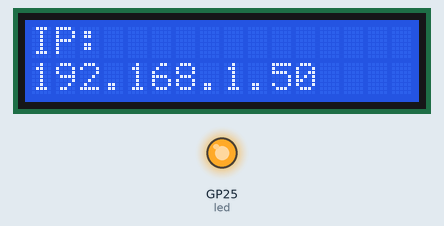
This program was run on a simulated Raspberry Pi Pico running MicroPython. Parts: 16×2 character LCD, output pins drawn as LEDs (lit = HIGH). WiFi joins after 1.5 s; one TCP client connects 1 s after the port opens and stays connected; what the program prints to the serial console is not drawn.

Above: at 1.7 s.
At 4.8 s:
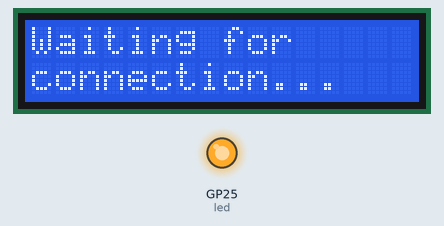
At 5.7 s:
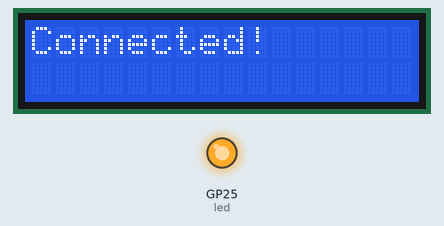
Timing chart, 0 to 7.2 s (numbered marks = the images above):
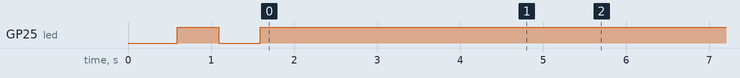

Measured:
- what the display in image 0 shows lasts 3.0 s, from 1.6 s to 4.6 s
- what the display in image 1 shows lasts 0.9 s, from 4.7 s to 5.6 s

The program:

main.py
```python
from machine import Pin, I2C
import time
import network
import socket
import gc  # Add garbage collection
from pico_i2c_lcd import I2cLcd

led = Pin("LED", Pin.OUT)

# WiFi credentials - UPDATE THESE
SSID = "YOUR_WIFI_SSID"
PASSWORD = "YOUR_WIFI_PASSWORD"

# LCD I2C configuration
LCD_I2C_NUM = 1
LCD_SCL_PIN = 11
LCD_SDA_PIN = 10
LCD_I2C_FREQ = 100000
LCD_ADDR = 0x27

# Server configuration
SERVER_PORT = 8888

# Initialize LCD
i2c = I2C(LCD_I2C_NUM, scl=Pin(LCD_SCL_PIN), sda=Pin(LCD_SDA_PIN), freq=LCD_I2C_FREQ)
lcd = I2cLcd(i2c, LCD_ADDR, 2, 16)

lcd.clear()
lcd.putstr("Connecting WiFi")

# Connect to WiFi
wlan = network.WLAN(network.STA_IF)
wlan.active(True)
wlan.connect(SSID, PASSWORD)

timeout = 20
while not wlan.isconnected() and timeout > 0:
    time.sleep(0.5)
    led.toggle()
    timeout -= 1

if not wlan.isconnected():
    lcd.clear()
    lcd.putstr("WiFi failed!")
    while True:
        time.sleep(1)

ip = wlan.ifconfig()[0]
lcd.clear()
lcd.putstr(f"IP:\n{ip}")
print(f"Pico IP: {ip}")
time.sleep(3)

# Create socket server
addr = socket.getaddrinfo('0.0.0.0', SERVER_PORT)[0][-1]
s = socket.socket()
s.setsockopt(socket.SOL_SOCKET, socket.SO_REUSEADDR, 1)
s.bind(addr)
s.listen(1)

lcd.clear()
lcd.putstr("Waiting for\nconnection...")

conn, addr = s.accept()
lcd.clear()
lcd.putstr("Connected!")
time.sleep(1)

# Force initial garbage collection
gc.collect()
print(f"Free memory at start: {gc.mem_free()} bytes")

frame_count = 0

# Pre-allocate buffers to avoid repeated allocation
buf = bytearray(40)
char_data = bytearray(8)

while True:
    try:
        # Force garbage collection every 50 frames
        if frame_count % 50 == 0:
            gc.collect()
            free_mem = gc.mem_free()
            print(f"Frame {frame_count}, Free memory: {free_mem} bytes")
            if free_mem < 10000:  # Warning if memory is low
                print(f"WARNING: Low memory!")

        # Read exactly 40 bytes over socket
        pos = 0
        while pos < 40:
            chunk = conn.recv(40 - pos)
            if not chunk:
                lcd.clear()
                lcd.putstr("Disconnected")
                led.on()
                while True:
                    time.sleep(1)
            # Copy into pre-allocated buffer
            buf[pos:pos+len(chunk)] = chunk
            pos += len(chunk)

        led.on()

        # Convert each character from column format to row format
        for char_idx in range(8):
            offset = char_idx * 5

            # Reuse char_data buffer instead of creating new one
            for row in range(8):
                row_byte = 0
                for col in range(5):
                    if buf[offset + col] & (1 << (7 - row)):
                        row_byte |= (1 << (4 - col))
                char_data[row] = row_byte

            lcd.custom_char(char_idx, bytes(char_data))

        # Display 8 custom characters
        lcd.move_to(0, 0)
        for i in range(4):
            lcd.putchar(chr(i))
        lcd.move_to(0, 1)
        for i in range(4, 8):
            lcd.putchar(chr(i))

        led.off()
        frame_count += 1

        conn.send(b'A')  # Send ACK

    except Exception as e:
        lcd.clear()
        lcd.putstr(f"Error F{frame_count}\n{str(e)[:16]}")
        print(f"Error at frame {frame_count}: {e}")
        led.on()
        while True:
            time.sleep(1)
```
